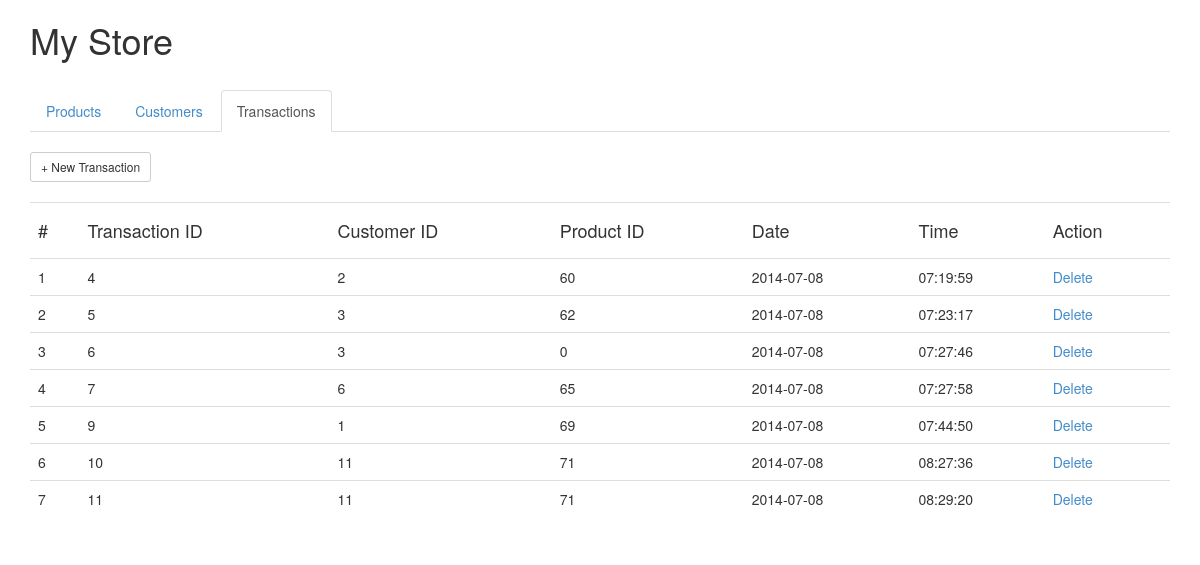
Screenshot of /transaction/index.php with the database file from the repository.
### tables this page shows
CREATE TABLE IF NOT EXISTS `transaction` (
  `id` int(11) NOT NULL AUTO_INCREMENT,
  `product_id` int(11) NOT NULL,
  `customer_id` int(11) NOT NULL,
  `date_transaction` date NOT NULL,
  `time_transaction` time NOT NULL,
  PRIMARY KEY (`id`)
);

### transaction/server/cruds_read.php (the view)
<?php
	include('server/db_connect.php');
	function displayItems()
	{
		global $db_connect;
		$query_select = "SELECT * FROM `transaction`";
		$result = mysqli_query($db_connect, $query_select);
		echo "<table class='table table-hover'>";
			echo"
				<tr>
					<td><h4>#</h4></td>
					<td><h4>Transaction ID</h4></td>
					<td><h4>Customer ID</h4></td>
					<td><h4>Product ID</h4></td>
					<td><h4>Date</h4></td>
					<td><h4>Time</h4></td>
					<td><h4>Action</h4></td>
				</tr>
			";
			$i = 1;
			while( $row = mysqli_fetch_array($result) )
			{
				echo "
					<tr>
						<td>$i</td>
						<td>".$row['id']."</td>
						<td>".$row['customer_id']."</td>
						<td>".$row['product_id']."</td>
						<td>".$row['date_transaction']."</td>
						<td>".$row['time_transaction']."</td>
						<td>
							<a href='server/cruds_delete.php?id=".$row['id']."'>Delete</a>
						</td>
					</tr>
				";
			$i++;
			}
		echo "</table>";
	}
?>

### rows the page displays
transaction: id "4", customer "2", product "60", date_transaction "2014-07-08", time_transaction "07:19:59"
transaction: id "5", customer "3", product "62", date_transaction "2014-07-08", time_transaction "07:23:17"
transaction: id "6", customer "3", product "0", date_transaction "2014-07-08", time_transaction "07:27:46"
transaction: id "7", customer "6", product "65", date_transaction "2014-07-08", time_transaction "07:27:58"
transaction: id "9", customer "1", product "69", date_transaction "2014-07-08", time_transaction "07:44:50"
transaction: id "10", customer "11", product "71", date_transaction "2014-07-08", time_transaction "08:27:36"
transaction: id "11", customer "11", product "71", date_transaction "2014-07-08", time_transaction "08:29:20"
